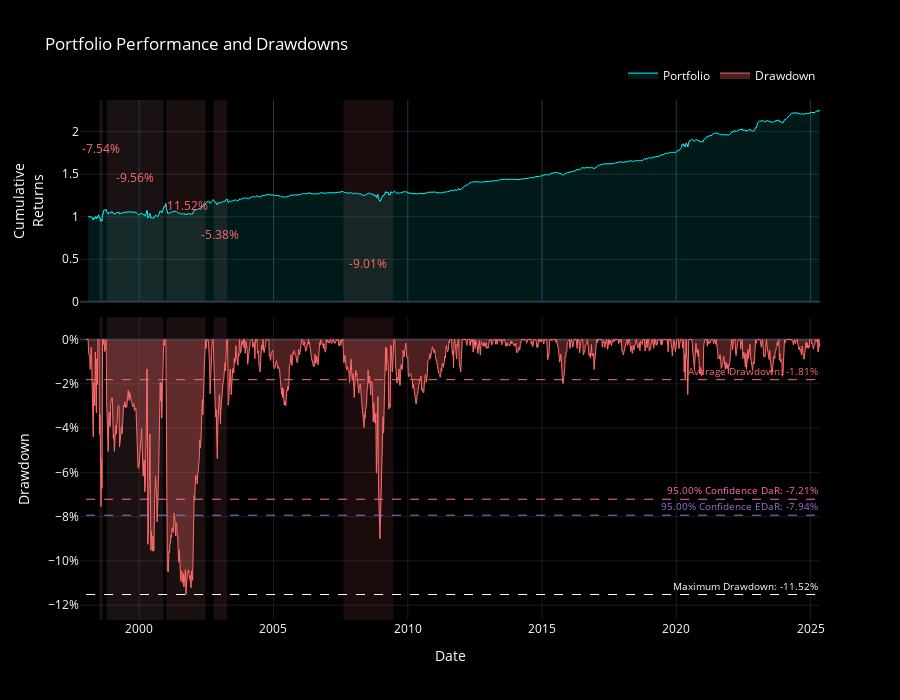

The cell this chart's notebook holds for it:
### Markdown cell above
**Drawdown Plot:**
This visualization captures the drawdowns of the strategy over time, highlighting periods of decline from previous peak values and aiding in the assessment of the strategy's risk profile.

### Code cell
evaluator.drawdown_plot

### Figure 1 — Plotly figure (JSON) as saved in the notebook; plotly's stock layout.template omitted (floating-point values rounded to 4 significant figures; data arrays with more than 128 entries replaced by an {"elided": "..."} marker saying what was removed)
{"data": [{"fill": "tozeroy", "fillcolor": "rgba(0,255,255,0.1)", "line": {"color": "#00FFFF", "width": 1}, "name": "Portfolio", "type": "scatter", "x": {"elided": "1426 str values"}, "xaxis": "x", "y": {"elided": "1426 float values"}, "yaxis": "y"}, {"fill": "tozeroy", "fillcolor": "rgba(255,107,107,0.3)", "line": {"color": "#FF6B6B", "width": 1}, "name": "Drawdown", "type": "scatter", "x": {"elided": "1426 str values"}, "xaxis": "x2", "y": {"elided": "1426 float values"}, "yaxis": "y2"}], "layout": {"annotations": [{"font": {"color": "#FF6B6B", "size": 12}, "showarrow": false, "text": "-7.54%", "x": "1998-07-31T00:00:00", "xref": "x", "y": 1.804, "yref": "y"}, {"font": {"color": "#FF6B6B", "size": 12}, "showarrow": false, "text": "-9.56%", "x": "1999-11-05T00:00:00", "xref": "x", "y": 1.465, "yref": "y"}, {"font": {"color": "#FF6B6B", "size": 12}, "showarrow": false, "text": "-11.52%", "x": "2001-09-28T00:00:00", "xref": "x", "y": 1.127, "yref": "y"}, {"font": {"color": "#FF6B6B", "size": 12}, "showarrow": false, "text": "-5.38%", "x": "2003-01-10T00:00:00", "xref": "x", "y": 0.789, "yref": "y"}, {"font": {"color": "#FF6B6B", "size": 12}, "showarrow": false, "text": "-9.01%", "x": "2008-07-14T12:00:00", "xref": "x", "y": 0.4509, "yref": "y"}, {"font": {"color": "#00FFFF", "size": 10}, "showarrow": false, "text": "Ulcer Index: 2.73%", "x": "2025-05-02T00:00:00", "xanchor": "right", "xref": "x2", "y": 0.02733, "yanchor": "bottom", "yref": "y2"}, {"font": {"color": "#FF6B6B", "size": 10}, "showarrow": false, "text": "Average Drawdown: -1.81%", "x": "2025-05-02T00:00:00", "xanchor": "right", "xref": "x2", "y": -0.01814, "yanchor": "bottom", "yref": "y2"}, {"font": {"color": "#FF69B4", "size": 10}, "showarrow": false, "text": "95.00% Confidence DaR: -7.21%", "x": "2025-05-02T00:00:00", "xanchor": "right", "xref": "x2", "y": -0.07214, "yanchor": "bottom", "yref": "y2"}, {"font": {"color": "#9370DB", "size": 10}, "showarrow": false, "text": "95.00% Confidence EDaR: -7.94%", "x": "2025-05-02T00:00:00", "xanchor": "right", "xref": "x2", "y": -0.07936, "yanchor": "bottom", "yref": "y2"}, {"font": {"color": "#FFFFFF", "size": 10}, "showarrow": false, "text": "Maximum Drawdown: -11.52%", "x": "2025-05-02T00:00:00", "xanchor": "right", "xref": "x2", "y": -0.1152, "yanchor": "bottom", "yref": "y2"}], "font": {"color": "#FFFFFF"}, "height": 700, "legend": {"orientation": "h", "title": {"text": ""}, "x": 1, "xanchor": "right", "y": 1.02, "yanchor": "bottom"}, "paper_bgcolor": "black", "plot_bgcolor": "black", "shapes": [{"fillcolor": "rgba(255,200,200,0.2)", "layer": "below", "line": {"width": 0}, "opacity": 0.5, "type": "rect", "x0": "1998-07-10T00:00:00", "x1": "1998-08-21T00:00:00", "xref": "x", "y0": 0, "y1": 1, "yref": "y domain"}, {"fillcolor": "rgba(255,200,200,0.2)", "layer": "below", "line": {"width": 0}, "opacity": 0.5, "type": "rect", "x0": "1998-07-10T00:00:00", "x1": "1998-08-21T00:00:00", "xref": "x2", "y0": 0, "y1": 1, "yref": "y2 domain"}, {"fillcolor": "rgba(255,180,180,0.2)", "layer": "below", "line": {"width": 0}, "opacity": 0.5, "type": "rect", "x0": "1998-10-16T00:00:00", "x1": "2000-11-24T00:00:00", "xref": "x", "y0": 0, "y1": 1, "yref": "y domain"}, {"fillcolor": "rgba(255,180,180,0.2)", "layer": "below", "line": {"width": 0}, "opacity": 0.5, "type": "rect", "x0": "1998-10-16T00:00:00", "x1": "2000-11-24T00:00:00", "xref": "x2", "y0": 0, "y1": 1, "yref": "y2 domain"}, {"fillcolor": "rgba(255,160,160,0.2)", "layer": "below", "line": {"width": 0}, "opacity": 0.5, "type": "rect", "x0": "2001-01-05T00:00:00", "x1": "2002-06-21T00:00:00", "xref": "x", "y0": 0, "y1": 1, "yref": "y domain"}, {"fillcolor": "rgba(255,160,160,0.2)", "layer": "below", "line": {"width": 0}, "opacity": 0.5, "type": "rect", "x0": "2001-01-05T00:00:00", "x1": "2002-06-21T00:00:00", "xref": "x2", "y0": 0, "y1": 1, "yref": "y2 domain"}, {"fillcolor": "rgba(255,140,140,0.2)", "layer": "below", "line": {"width": 0}, "opacity": 0.5, "type": "rect", "x0": "2002-10-11T00:00:00", "x1": "2003-04-11T00:00:00", "xref": "x", "y0": 0, "y1": 1, "yref": "y domain"}, {"fillcolor": "rgba(255,140,140,0.2)", "layer": "below", "line": {"width": 0}, "opacity": 0.5, "type": "rect", "x0": "2002-10-11T00:00:00", "x1": "2003-04-11T00:00:00", "xref": "x2", "y0": 0, "y1": 1, "yref": "y2 domain"}, {"fillcolor": "rgba(255,120,120,0.2)", "layer": "below", "line": {"width": 0}, "opacity": 0.5, "type": "rect", "x0": "2007-08-10T00:00:00", "x1": "2009-06-19T00:00:00", "xref": "x", "y0": 0, "y1": 1, "yref": "y domain"}, {"fillcolor": "rgba(255,120,120,0.2)", "layer": "below", "line": {"width": 0}, "opacity": 0.5, "type": "rect", "x0": "2007-08-10T00:00:00", "x1": "2009-06-19T00:00:00", "xref": "x2", "y0": 0, "y1": 1, "yref": "y2 domain"}, {"line": {"color": "#00FFFF", "dash": "dash", "width": 1}, "type": "line", "x0": "1998-01-09T00:00:00", "x1": "2025-05-02T00:00:00", "xref": "x2", "y0": 0.02733, "y1": 0.02733, "yref": "y2"}, {"line": {"color": "#FF6B6B", "dash": "dash", "width": 1}, "type": "line", "x0": "1998-01-09T00:00:00", "x1": "2025-05-02T00:00:00", "xref": "x2", "y0": -0.01814, "y1": -0.01814, "yref": "y2"}, {"line": {"color": "#FF69B4", "dash": "dash", "width": 1}, "type": "line", "x0": "1998-01-09T00:00:00", "x1": "2025-05-02T00:00:00", "xref": "x2", "y0": -0.07214, "y1": -0.07214, "yref": "y2"}, {"line": {"color": "#9370DB", "dash": "dash", "width": 1}, "type": "line", "x0": "1998-01-09T00:00:00", "x1": "2025-05-02T00:00:00", "xref": "x2", "y0": -0.07936, "y1": -0.07936, "yref": "y2"}, {"line": {"color": "#FFFFFF", "dash": "dash", "width": 1}, "type": "line", "x0": "1998-01-09T00:00:00", "x1": "2025-05-02T00:00:00", "xref": "x2", "y0": -0.1152, "y1": -0.1152, "yref": "y2"}], "showlegend": true, "title": {"text": "Portfolio Performance and Drawdowns"}, "xaxis": {"anchor": "y", "domain": [0, 1], "matches": "x2", "showticklabels": false}, "xaxis2": {"anchor": "y2", "domain": [0, 1], "gridcolor": "rgba(255,255,255,0.1)", "showgrid": true, "title": {"text": "Date"}}, "yaxis": {"anchor": "x", "domain": [0.612, 1], "gridcolor": "rgba(255,255,255,0.1)", "showgrid": true, "title": {"text": "Cumulative<br>Returns"}}, "yaxis2": {"anchor": "x2", "domain": [0, 0.582], "gridcolor": "rgba(255,255,255,0.1)", "range": [-0.1267, 0.01], "showgrid": true, "tickformat": ".0%", "title": {"text": "Drawdown"}}}}
